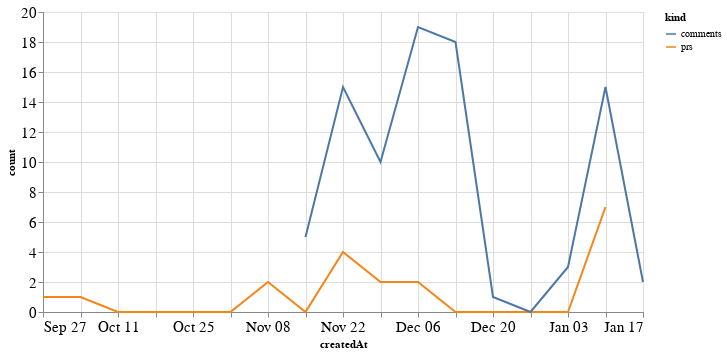

Source (notebook cell):
### Code cell
alt.Chart(total_time, width=600).mark_line().encode(
    x='createdAt',
    y='count',
    color='kind'
)

### Figure 1 — Vega-Lite specification as saved in the notebook (floating-point values rounded to 4 significant figures)
{"config": {"axisLeft": {"labelFontSize": 15}, "axisBottom": {"labelFontSize": 15}}, "data": {"name": "data-5f6a82ba10f93e36526e0411b8bc83ce"}, "mark": "line", "encoding": {"color": {"type": "nominal", "field": "kind"}, "x": {"type": "temporal", "field": "createdAt"}, "y": {"type": "quantitative", "field": "count"}}, "width": 600, "$schema": "https://vega.github.io/schema/vega-lite/v4.8.1.json", "datasets": {"data-5f6a82ba10f93e36526e0411b8bc83ce": [{"createdAt": "2020-09-27T00:00:00", "kind": "prs", "count": 1.0}, {"createdAt": "2020-10-04T00:00:00", "kind": "prs", "count": 1.0}, {"createdAt": "2020-10-11T00:00:00", "kind": "prs", "count": 0.0}, {"createdAt": "2020-10-18T00:00:00", "kind": "prs", "count": 0.0}, {"createdAt": "2020-10-25T00:00:00", "kind": "prs", "count": 0.0}, {"createdAt": "2020-11-01T00:00:00", "kind": "prs", "count": 0.0}, {"createdAt": "2020-11-08T00:00:00", "kind": "prs", "count": 2.0}, {"createdAt": "2020-11-15T00:00:00", "kind": "prs", "count": 0.0}, {"createdAt": "2020-11-22T00:00:00", "kind": "prs", "count": 4.0}, {"createdAt": "2020-11-29T00:00:00", "kind": "prs", "count": 2.0}, {"createdAt": "2020-12-06T00:00:00", "kind": "prs", "count": 2.0}, {"createdAt": "2020-12-13T00:00:00", "kind": "prs", "count": 0.0}, {"createdAt": "2020-12-20T00:00:00", "kind": "prs", "count": 0.0}, {"createdAt": "2020-12-27T00:00:00", "kind": "prs", "count": 0.0}, {"createdAt": "2021-01-03T00:00:00", "kind": "prs", "count": 0.0}, {"createdAt": "2021-01-10T00:00:00", "kind": "prs", "count": 7.0}, {"createdAt": "2021-01-17T00:00:00", "kind": "prs", "count": null}, {"createdAt": "2020-09-27T00:00:00", "kind": "comments", "count": null}, {"createdAt": "2020-10-04T00:00:00", "kind": "comments", "count": null}, {"createdAt": "2020-10-11T00:00:00", "kind": "comments", "count": null}, {"createdAt": "2020-10-18T00:00:00", "kind": "comments", "count": null}, {"createdAt": "2020-10-25T00:00:00", "kind": "comments", "count": null}, {"createdAt": "2020-11-01T00:00:00", "kind": "comments", "count": null}, {"createdAt": "2020-11-08T00:00:00", "kind": "comments", "count": null}, {"createdAt": "2020-11-15T00:00:00", "kind": "comments", "count": 5.0}, {"createdAt": "2020-11-22T00:00:00", "kind": "comments", "count": 15.0}, {"createdAt": "2020-11-29T00:00:00", "kind": "comments", "count": 10.0}, {"createdAt": "2020-12-06T00:00:00", "kind": "comments", "count": 19.0}, {"createdAt": "2020-12-13T00:00:00", "kind": "comments", "count": 18.0}, {"createdAt": "2020-12-20T00:00:00", "kind": "comments", "count": 1.0}, {"createdAt": "2020-12-27T00:00:00", "kind": "comments", "count": 0.0}, {"createdAt": "2021-01-03T00:00:00", "kind": "comments", "count": 3.0}, {"createdAt": "2021-01-10T00:00:00", "kind": "comments", "count": 15.0}, {"createdAt": "2021-01-17T00:00:00", "kind": "comments", "count": 2.0}]}}
